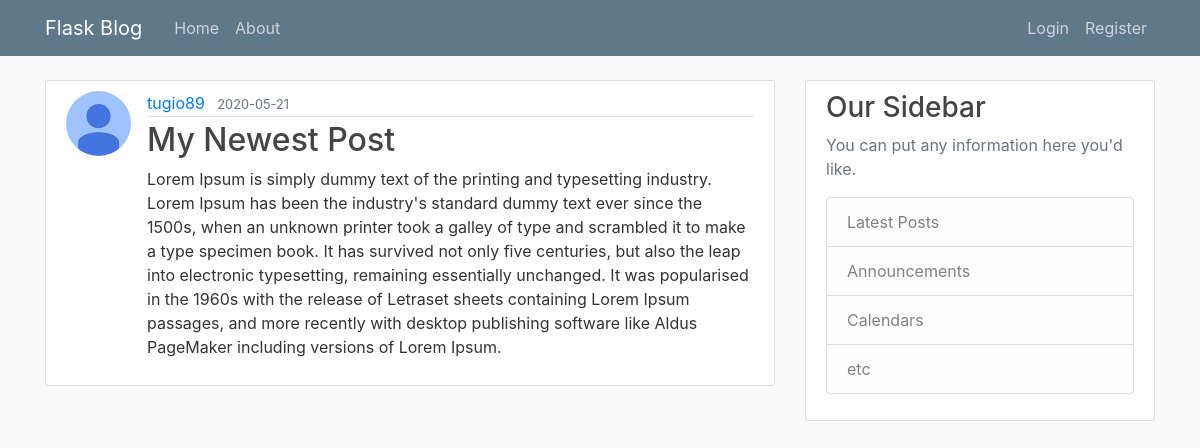
/post/12, run on an earlier commit of the app's database.
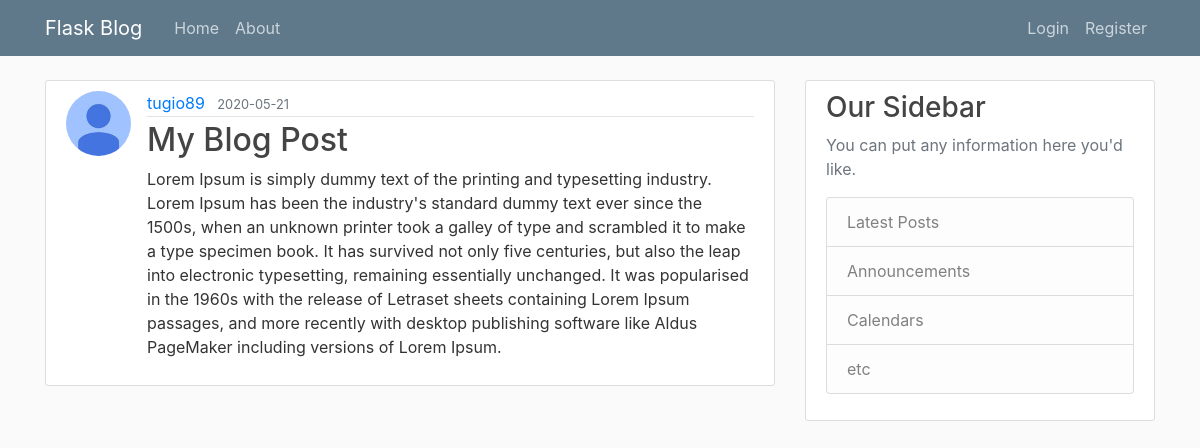
And on a later commit of the database.
### flaskblog/models.py (models this page shows, shortened)
class Post(db.Model):
    id = db.Column(db.Integer, primary_key=True)
    title = db.Column(db.String(100), nullable=False)
    date_posted = db.Column(db.DateTime, nullable=False, default=datetime.utcnow)
    content = db.Column(db.Text, nullable=False)
    user_id = db.Column(db.Integer, db.ForeignKey('user.id'), nullable=False)

### flaskblog/posts/routes.py (the view)
@posts.route("/post/<int:post_id>")
def post(post_id):
    post = Post.query.get_or_404(post_id)
    return render_template('post.html', title=post.title, post=post)

### flaskblog/templates/post.html (shortened to what this page needs)
{% extends "layout.html" %}
{% block content %}
  <article class="media content-section">
    <img class="rounded-circle article-img" src="{{ url_for('static', filename='profile_pics/' + post.author.image_file) }}">
    <div class="media-body">
      <div class="article-metadata">
        <a class="mr-2" href="{{ url_for('users.user_posts', username=post.author.username) }}">{{ post.author.username }}</a>
        <small class="text-muted">{{ post.date_posted.strftime('%Y-%m-%d') }}</small>
      </div>
      <h2 class="article-title">{{ post.title }}</h2>
      <p class="article-content">{{ post.content }}</p>
    </div>
  </article>
{% endblock content %}

What changed in the data, as far as the page shows it:
changed Post: title "My Newest Post" → "My Blog Post"
